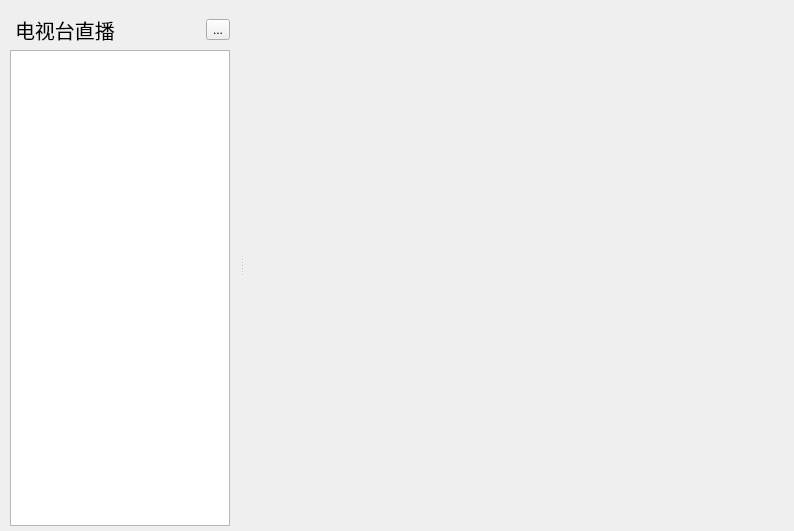
<?xml version="1.0" encoding="UTF-8"?>
<ui version="4.0">
 <class>FrmLiveVideoWidget</class>
 <widget class="QWidget" name="FrmLiveVideoWidget">
  <property name="geometry">
   <rect>
    <x>0</x>
    <y>0</y>
    <width>794</width>
    <height>531</height>
   </rect>
  </property>
  <property name="windowTitle">
   <string>Form</string>
  </property>
  <layout class="QGridLayout" name="gridLayout_2">
   <property name="leftMargin">
    <number>0</number>
   </property>
   <property name="topMargin">
    <number>0</number>
   </property>
   <property name="rightMargin">
    <number>1</number>
   </property>
   <property name="bottomMargin">
    <number>0</number>
   </property>
   <item row="0" column="0">
    <widget class="QSplitter" name="splitter">
     <property name="orientation">
      <enum>Qt::Horizontal</enum>
     </property>
     <widget class="QWidget" name="leftNavWidget" native="true">
      <property name="minimumSize">
       <size>
        <width>150</width>
        <height>0</height>
       </size>
      </property>
      <property name="maximumSize">
       <size>
        <width>240</width>
        <height>16777215</height>
       </size>
      </property>
      <layout class="QGridLayout" name="gridLayout">
       <property name="sizeConstraint">
        <enum>QLayout::SetDefaultConstraint</enum>
       </property>
       <property name="leftMargin">
        <number>10</number>
       </property>
       <property name="topMargin">
        <number>10</number>
       </property>
       <property name="rightMargin">
        <number>10</number>
       </property>
       <property name="bottomMargin">
        <number>5</number>
       </property>
       <property name="horizontalSpacing">
        <number>1</number>
       </property>
       <property name="verticalSpacing">
        <number>0</number>
       </property>
       <item row="0" column="0">
        <widget class="QWidget" name="navTreeToolbar" native="true">
         <property name="minimumSize">
          <size>
           <width>0</width>
           <height>0</height>
          </size>
         </property>
         <property name="maximumSize">
          <size>
           <width>16777215</width>
           <height>16777215</height>
          </size>
         </property>
         <layout class="QHBoxLayout" name="horizontalLayout">
          <property name="leftMargin">
           <number>5</number>
          </property>
          <property name="topMargin">
           <number>5</number>
          </property>
          <property name="rightMargin">
           <number>0</number>
          </property>
          <property name="bottomMargin">
           <number>5</number>
          </property>
          <item>
           <widget class="QLabel" name="label">
            <property name="font">
             <font>
              <pointsize>15</pointsize>
             </font>
            </property>
            <property name="text">
             <string>电视台直播</string>
            </property>
           </widget>
          </item>
          <item>
           <widget class="QToolButton" name="toolButton">
            <property name="text">
             <string>...</string>
            </property>
            <property name="icon">
             <iconset resource="../resource/resouce.qrc">
              <normaloff>:/img/icon/refresh.png</normaloff>:/img/icon/refresh.png</iconset>
            </property>
            <property name="iconSize">
             <size>
              <width>20</width>
              <height>20</height>
             </size>
            </property>
           </widget>
          </item>
         </layout>
        </widget>
       </item>
       <item row="1" column="0">
        <widget class="QTreeWidget" name="navTreeWidget">
         <property name="styleSheet">
          <string notr="true">#navTreeWidget::item{
	margin-bottom: 0px;
	padding-left: 15px;
	padding-top: 6px;
	padding-bottom: 6px;
	font-size:40px;
	/*background:#DEF0FE;*/
	border-bottom:1px solid #DEF0FE;
}</string>
         </property>
         <property name="showDropIndicator" stdset="0">
          <bool>true</bool>
         </property>
         <property name="iconSize">
          <size>
           <width>20</width>
           <height>20</height>
          </size>
         </property>
         <attribute name="headerVisible">
          <bool>false</bool>
         </attribute>
         <column>
          <property name="text">
           <string notr="true">1</string>
          </property>
         </column>
        </widget>
       </item>
      </layout>
     </widget>
     <widget class="QWidget" name="widget" native="true">
      <layout class="QGridLayout" name="gridLayout_4">
       <property name="leftMargin">
        <number>0</number>
       </property>
       <property name="topMargin">
        <number>0</number>
       </property>
       <property name="rightMargin">
        <number>0</number>
       </property>
       <property name="bottomMargin">
        <number>0</number>
       </property>
       <item row="0" column="0">
        <layout class="QGridLayout" name="centerLayout">
         <property name="bottomMargin">
          <number>2</number>
         </property>
        </layout>
       </item>
      </layout>
     </widget>
    </widget>
   </item>
  </layout>
 </widget>
 <resources>
  <include location="../resource/resouce.qrc"/>
  <include location="../resource/resouce.qrc"/>
  <include location="../resource/resouce.qrc"/>
 </resources>
 <connections/>
</ui>
